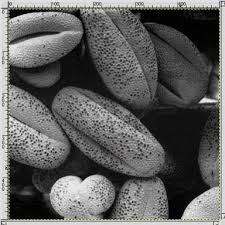
#> input picture Images/images.jpg, 225 x 225 px
$ python histogram_equalization.py
#> lines starting #> are read from the running program, lines starting #| are printed output that depends on the picture
### hist.py
import numpy as np

def imhist(im):
  # calculates normalized histogram of an image
	m, n = im.shape
	h = [0.0] * 256
	for i in range(m):
		for j in range(n):
			h[im[i, j]]+=1
	return np.array(h)/(m*n)

def cumsum(h):
	# finds cumulative sum of a numpy array, list
	return [sum(h[:i+1]) for i in range(len(h))]

def histeq(im):
	#calculate Histogram
	h = imhist(im)
	cdf = np.array(cumsum(h)) #cumulative distribution function
	sk = np.uint8(255 * cdf) #finding transfer function values
	s1, s2 = im.shape
	Y = np.zeros_like(im)
	# applying transfered values for each pixels
	for i in range(0, s1):
		for j in range(0, s2):
			Y[i, j] = sk[im[i, j]]
	H = imhist(Y)
	#return transformed image, original and new istogram,
	# and transform function
	return Y , h, H, sk

### histogram_equalization.py
import pylab as plt
import matplotlib.image as mpimg
import numpy as np
# load image to numpy arrayb
# matplotlib 1.3.1 only supports png images
# use scipy or PIL for other formats
img = np.uint8(mpimg.imread('Images/images.jpg')*255.0)
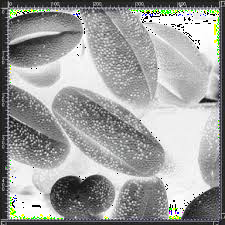
#> img: shape (225, 225, 3); mean R, G, B 157.8, 158.9, 157.4
# convert to grayscale
# do for individual channels R, G, B, A for nongrayscale images

img = np.uint8((0.2126* img[:,:,0]) + \
  		np.uint8(0.7152 * img[:,:,1]) +\
			 np.uint8(0.0722 * img[:,:,2]))
#> img: shape (225, 225)

# use hist module from hist.py to perform histogram equalization
from hist import histeq
new_img, h, new_h, sk = histeq(img)
#> in histeq, `h = imhist(im)`: h = 256 values, max 0.039 at index 237, min 0 at index 1, mean 0.00391
#> in histeq, `cdf = np.array(cumsum(h))`: cdf = 256 values from 0.00662 to 1
#> in histeq, `sk = np.uint8(255 * cdf)`: sk = 256 values from 1 to 255
#> after the loop in histeq, `for i in range(0, s1):`:
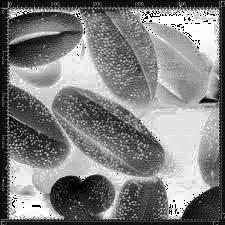
#> Y: shape (225, 225); min 1, max 255, mean 128
#> in histeq, `H = imhist(Y)`: H = 256 values, max 0.0394 at index 225, min 0 at index 0, mean 0.00391
#> new_h has the same summary as H in histeq; sk = 256 values from 1 to 255

# show old and new image
# show original image
plt.subplot(121)
plt.imshow(img)
plt.title('original image')
plt.set_cmap('gray')
# show original image
plt.subplot(122)
plt.imshow(new_img)
plt.title('hist. equalized image')
plt.set_cmap('gray')
plt.show()
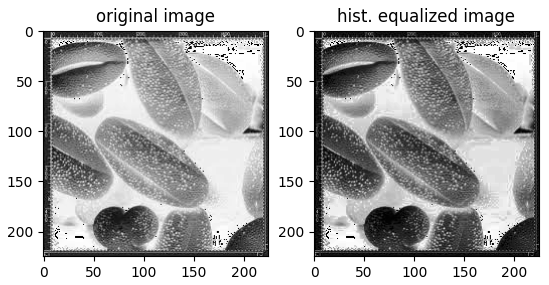
#> figure drawn by matplotlib, 2 panels

# plot histograms and transfer function
fig = plt.figure()
fig.add_subplot(221)
plt.plot(h)
plt.title('Original histogram') # original histogram

fig.add_subplot(222)
plt.plot(new_h)
plt.title('New histogram') #hist of eqlauized image

fig.add_subplot(223)
plt.plot(sk)
plt.title('Transfer function') #transfer function

plt.show()
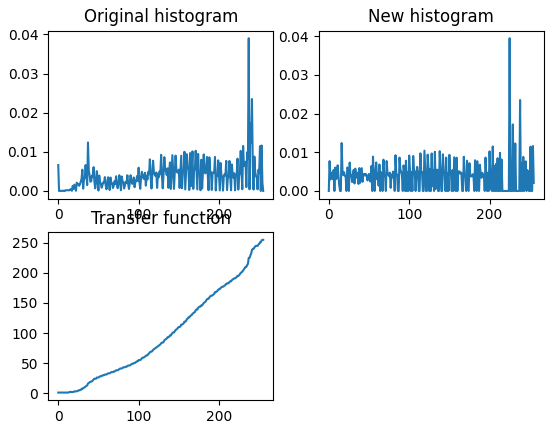
#> figure drawn by matplotlib, 3 panels; panel 1: curve peaks at x = 237, y = 0.039; panel 2: curve peaks at x = 225, y = 0.0394; panel 3: curve peaks at x = 254, y = 255


# [14 lines of commented-out code are left out]

$ run again, with Images/sample.jpg copied over Images/images.jpg
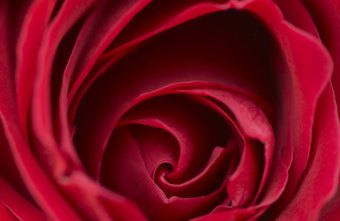
#> input picture Images/sample.jpg, 340 x 221 px
#> in histeq, `h = imhist(im)`: h = 256 values, max 0.0428 at index 244, min 0 at index 0, mean 0.00391
#> cdf = 256 values from 0 to 1
#> in histeq, `sk = np.uint8(255 * cdf)`: sk = 256 values from 0 to 255
#> after the loop in histeq, `for i in range(0, s1):`:
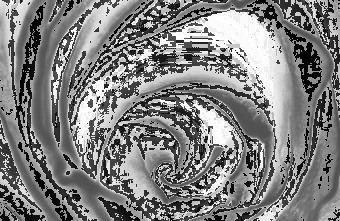
#> Y: shape (221, 340); min 0, max 255, mean 128.4
#> H = 256 values, max 0.0428 at index 251, min 0 at index 4, mean 0.00391
#> `new_img, h, new_h, sk = histeq(img)`: new_h has the same summary as H in histeq; sk = 256 values from 0 to 255
#> `plt.show()`:
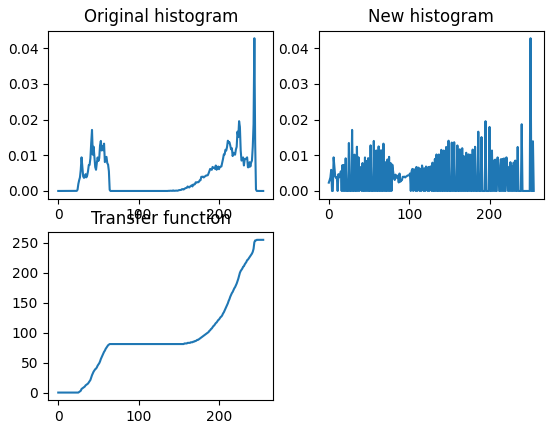
#> figure drawn by matplotlib, 3 panels; panel 1: curve peaks at x = 244, y = 0.0428; panel 2: curve peaks at x = 251, y = 0.0428; panel 3: curve peaks at x = 247, y = 255

$ run again, with Images/mean_filter.png saved as Images/images.jpg
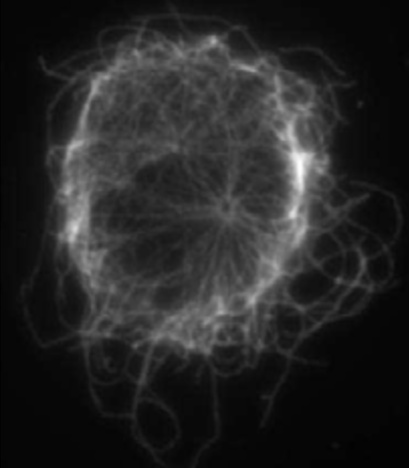
#> input picture Images/mean_filter.png, 409 x 468 px
#> in histeq, `h = imhist(im)`: h = 256 values, max 0.106 at index 247, min 0 at index 1, mean 0.00391
#> cdf = 256 values from 4.18e-05 to 1
#> in histeq, `sk = np.uint8(255 * cdf)`: sk = 256 values from 0 to 255
#> after the loop in histeq, `for i in range(0, s1):`:
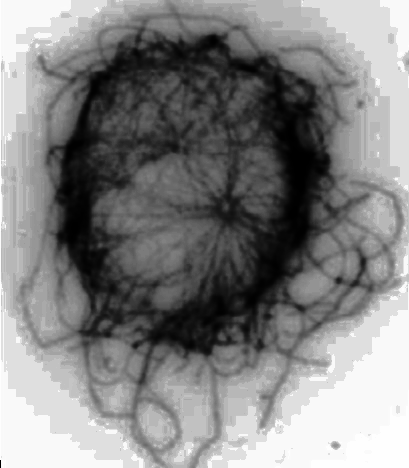
#> Y: shape (468, 409); min 0, max 255, mean 131.3
#> H = 256 values, max 0.106 at index 223, min 0 at index 18, mean 0.00391
#> `new_img, h, new_h, sk = histeq(img)`: new_h has the same summary as H in histeq; sk = 256 values from 0 to 255
#> `plt.show()`:
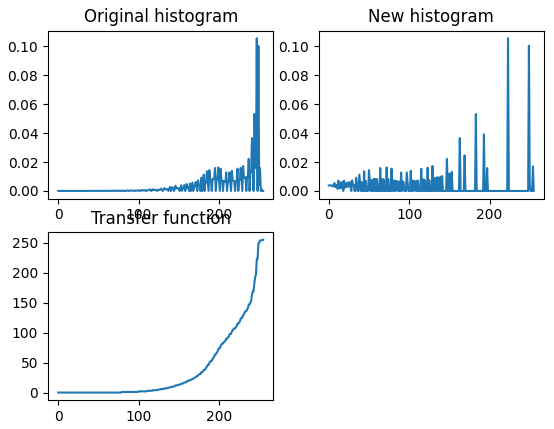
#> figure drawn by matplotlib, 3 panels; panel 1: curve peaks at x = 247, y = 0.106; panel 2: curve peaks at x = 223, y = 0.106; panel 3: curve peaks at x = 254, y = 255
